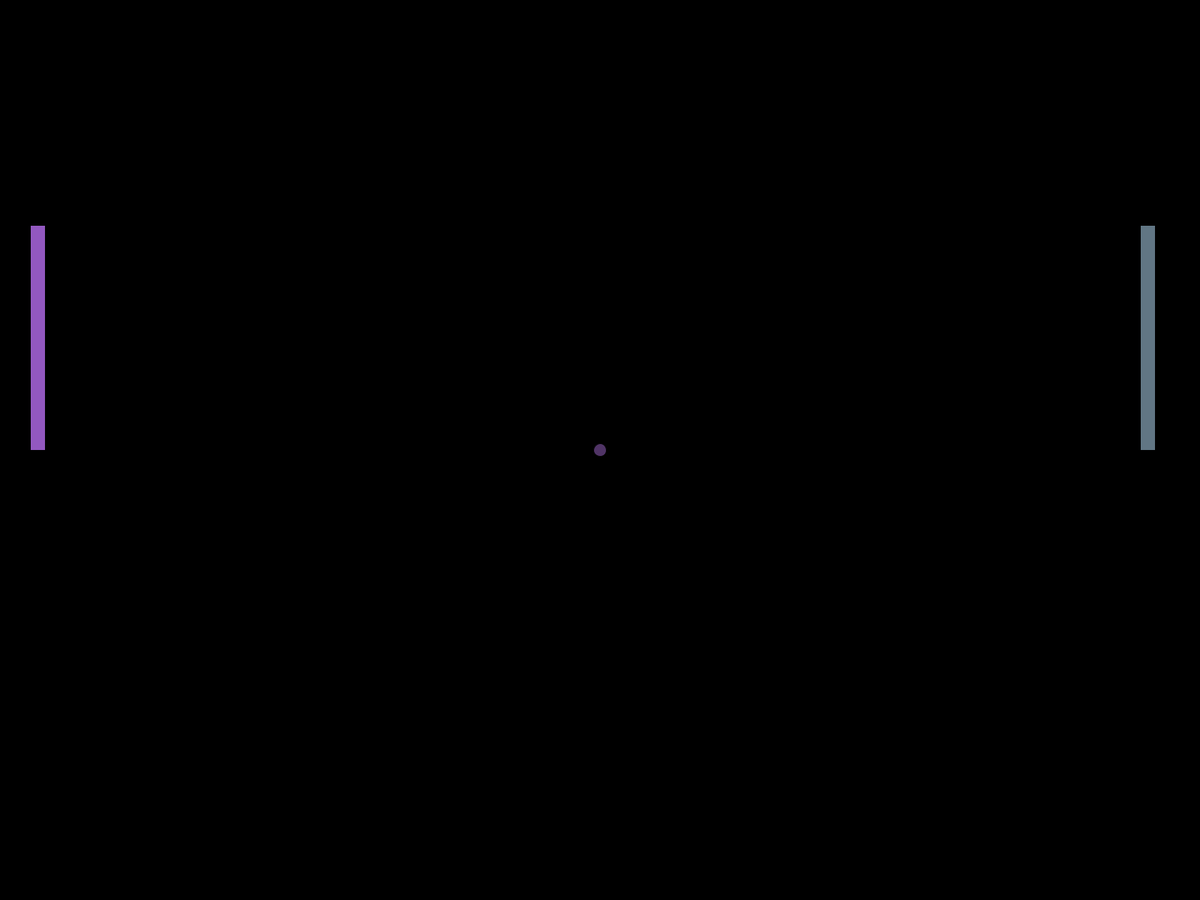
Frame 1 (no input)
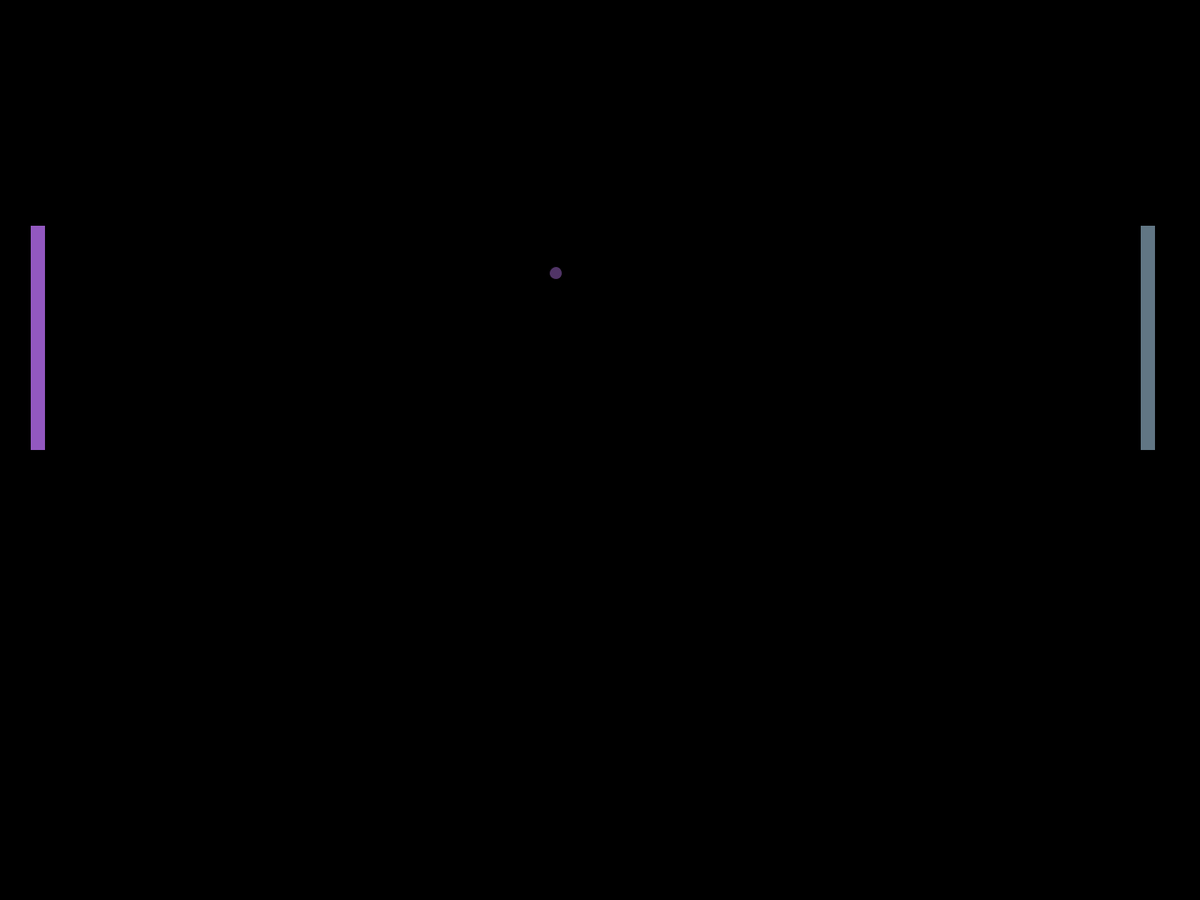
Frame 60 (the mouse pressed at the canvas centre just before this capture)
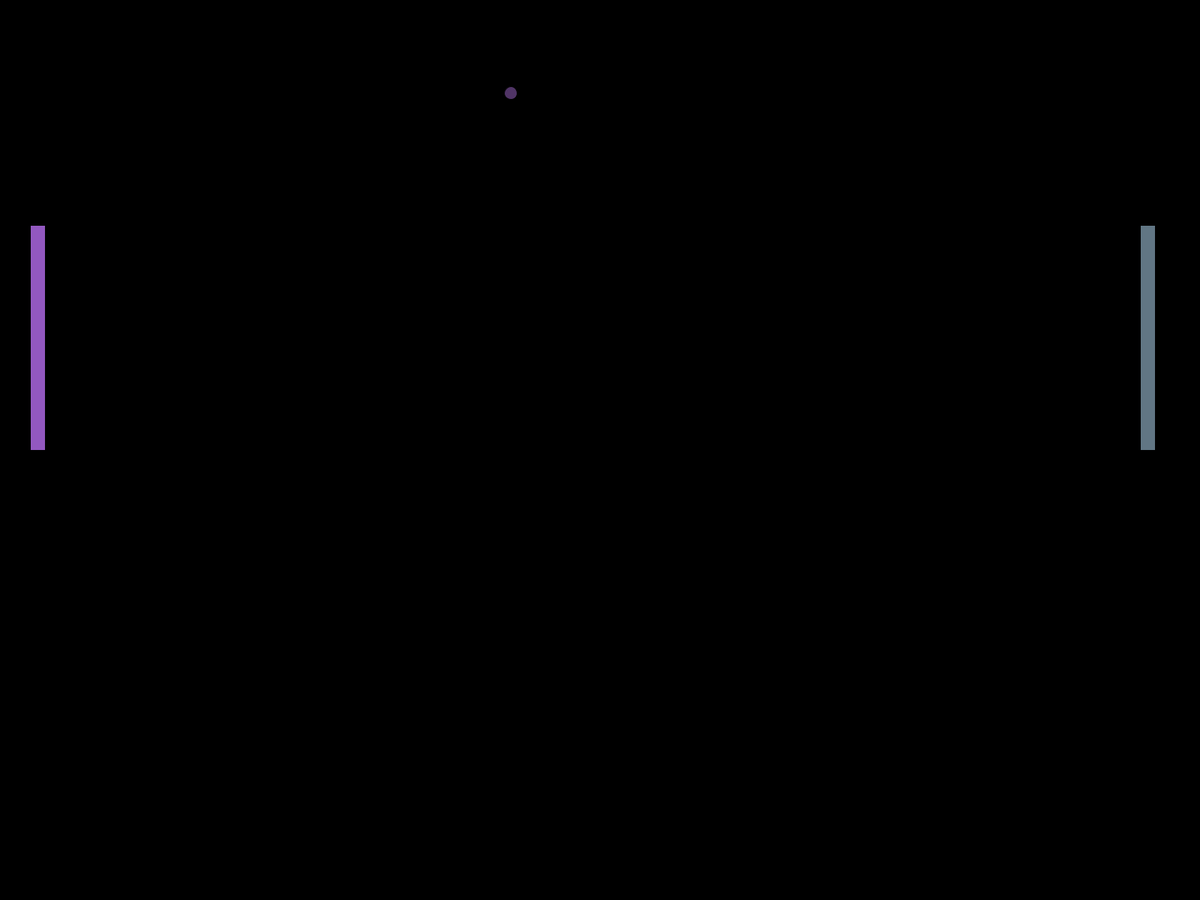
Frame 120 (the mouse held since frame 60 and released just before this capture)

The Processing sketch that drew these frames (run headless with seeded random() and noise(); from frame 60 on, the mouse is pressed at the canvas centre):

// Processing sketch: AbstractPong
// ── AbstractPong.pde
/*Note: require an object that talks to different objects
 Ball Class, change to appWidth and appHeight
 To Do: fix the color() fill() bug between Circle{} and Rectangle{}
 */
//
//Global Variables & Other Items (Classes)
ArrayList<Shape> shapes = new ArrayList<Shape>();
Boolean instructionsOn=false, screensaver = false, singleplayer = false, nightmode;
int time, base, contrast;
//
//Annonymous Class, one time object
//These numbers in new shape don't matter since I declare the object again in setup after the displayWidth is set
Shape instructions = new Shape (0, 100, 200, 300) { //These hardcoded variables are minimum display, here
  //Global Variables
  color colourDayMode, resetNightMode;
  //No Constructor Needed
  void draw() {
    fill(255); //White, not night mode compatible due to BLUE
    rect(x, y, w, h); //background for instructions menu
    fill(0);
    String instructions[] = {
  "For single player: press j (You control the left paddle)",
  "To turn off single player: press z",
  "For screen saver: press f",
  "To turn off screen saver: press z",
  "To turn on night mode: press q",
  "To turn off night mode: press e",
  "To move the left paddle up, press w",
  "To move the left paddle down, press s",
  "To move the right paddle up, press the up key",
  "To move the right paddle down, press the down key",
  "For Left Paddle Speed, Press n (hard), r (normal), g (easy)",
  "For Right Paddle Speed, Press m (hard), t (normal), h (easy)",
  "To reset game press z",
  "Click any number key beteween 1-9 if you want to add or remove balls (there is one ball by default)",
  "A point is scored by getting a point into the enemy players net, or in the case of single player mode, hitting the ball", 
  "First one to 5 points wins!!",
  "Press v to close this window. It can be reopened at any time with the k key",
  "You can also use the k key to take a break",
  "When you have three points, try clicking somewhere in the middle of the screen",
  "When you have four points try the same thing!"
};
    for(int i = 0; i < instructions.length; i++) {
      textAlign(CENTER);
      float size = (h*1/2)/instructions.length;
      textSize(size);
      text(instructions[i], displayWidth*1/2,(((y+h)/4)+size+(size*i)) );
    }
    //Text Code Here
    fill(255); //Reset White, from colours of ink
  }
  //Methods for Possible Text Drawing
  //
  //Common Metods
  void paddleBounceLeft( float x, float y, float w, float h ) {
  }
  void paddleBounceRight( float x, float y, float h ) {
  }
  float xGetter() {
    return x;
  }
  float yGetter() {
    return y;
  }
  float wGetter() {
    return w;
  }
  float hGetter() {
    return h;
  }
  color colourDayModeGetter() {
    return colourDayMode;
  }
  color resetNightModeGetter() {
    return resetNightMode;
  }
}
; //Necessary Code
//
void setup()
{
  fullScreen(); //fullScreen(); //displayWidth, displayHeight
  display(); //Landscape manditory
  //
  //Local Variables & Object Setup
  //
  //Instructions, Features, and Hints for Easter Eggs
  time = hour();
  if(time < 8 || time > 18) nightmode = true;
  else nightmode = false;
  shapes.add(instructions); //Elememt 0
  // Redefine instruction location now that fullscreen has been called.
  shapes.get(0).x = displayWidth*3/40;
  shapes.get(0).y = displayHeight*3/40;
  shapes.get(0).w = displayWidth*35/40;
  shapes.get(0).h = displayHeight*35/40;
  //Paddles and Ball
  int yDiameter;
  int xDiameter = yDiameter = appWidth*1/90;
  int rectWidth = appWidth*1/80;
  int rectHeight = appHeight*1/4;
  int colourDayRectLeft = color(int( random(50, 200) ), int( random(50, 200) ), int( random(50, 200) ));
  int colourNightRectLeft = color(int( random(50, 200) ), int( random(50, 200) ), int( random(0) ));
  int colourDayRectRight = color(int( random(50, 200) ), int( random(50, 200) ), int( random(50, 200) ));
  int colourNightRectRight = color(int( random(50, 200) ), int( random(50, 200) ), int( random(0) ));
  int colourDayBall = color(int( random(50, 200) ), int( random(50, 200) ), int( random(50, 200) ));
  int colourNightBall = color(int( random(50, 200) ), int( random(50, 200) ), int( random(0) ));
  Rectangle rHexLeft = new Rectangle(appWidth*1/40, appHeight*1/4, rectWidth, rectHeight, colourDayRectLeft, colourNightRectLeft);
  Rectangle rHexRight = new Rectangle(appWidth*38/40, appHeight*1/4, rectWidth, rectHeight, colourDayRectRight, colourNightRectRight);
  Rectangle lBoard = new Rectangle(appWidth/5, 0, appWidth/10, appHeight/10, 0, 255);
  Rectangle rBoard = new Rectangle(appWidth*3/5, 0, appWidth/10, appHeight/10, 0, 255);
  Circle cHex = new Circle(appWidth*1/2, appHeight*1/2, xDiameter, yDiameter, colourDayBall, colourNightBall);
  //
  //Shapes Global Variable, Shapes will not change
  shapes.add(rHexLeft); //Element 1, Left Paddle
  shapes.add(rHexRight); //Element 2, Right Paddle
  shapes.add(lBoard);
  shapes.add(rBoard);
  shapes.add(cHex); //Element 3, Pong BALL
  //
  //Reminder: all local objects are deleted, "Garbage Heap Collected"
}//End setup
//
void draw() {
  background(0);
  //
  int instructionElement = 0;
  int paddleLeftElement = 1;
  int paddleRightElement = 2;
  int ballElement = 5;
  //If nightmode is true, background is black, and foreground (text and lines) is white
  if (nightmode == true) {
    base = 0;
    contrast = 255;
  }
  //If nightmode is true, background is white, and foreground (text and lines) is black
  else {
    base = 255;
    contrast = 0;
  }
  //
  if ( instructionsOn==true ) shapes.get(instructionElement).draw(); //Annonymous Class
  //
  //Arithmetic
  if ( instructionsOn==false ) {
    shapes.get(ballElement).paddleBounceLeft( shapes.get(paddleLeftElement).xGetter(), shapes.get(paddleLeftElement).yGetter(), shapes.get(paddleLeftElement).wGetter(), shapes.get(paddleLeftElement).hGetter() );
    shapes.get(ballElement).paddleBounceRight( shapes.get(paddleRightElement).xGetter(), shapes.get(paddleRightElement).yGetter(), shapes.get(paddleRightElement).hGetter() );
    //Drawing where tokens should be
    /*for ( Shape s : shapes ) {
     s.draw();
     }
     */
    //Screensaver functional 
    if(screensaver == true) {
      shapes.get(paddleLeftElement).y = shapes.get(ballElement).y - shapes.get(paddleLeftElement).h/2;
      shapes.get(paddleRightElement).y = shapes.get(ballElement).y - shapes.get(paddleLeftElement).h/2;    
    }
    if(singleplayer == true) {
      shapes.get(paddleRightElement).y = shapes.get(ballElement).y - shapes.get(paddleLeftElement).h/2;
    }
    //Note: repeats basic FOR-Each like belowss
    for ( int i=1; i<shapes.size(); i++ ) {
      shapes.get(i).draw();
      //println("here", i);
    }

  }//End instructionsOn==false
  //
}//End draw
//
void keyPressed()
{
  int paddleLeftElement = 1;
  int paddleRightElement = 2;
  //Instructions: Instructions, Features, and Hints for Easter Eggs

  if ( key == CODED && key == 'I' || key == 'i' ) {
    if ( instructionsOn==true ) {
      instructionsOn=false;
    } else {
      instructionsOn=true;
    }
  }//End instructions
  //Note: .remove & .add combined in .set
  //
  //Left Paddle
  //Note: shapes.get(paddleLeftElement).movePaddleUp()
  if ( key == CODED && key == 'W' || key == 'w' ) {
    //shapes.get(paddleLeftElement)'
    // Create a new element
    Rectangle paddleLeft = new Rectangle (shapes.get(paddleLeftElement).xGetter(), shapes.get(paddleLeftElement).yGetter(), shapes.get(paddleLeftElement).wGetter(), shapes.get(paddleLeftElement).hGetter(), shapes.get(paddleLeftElement).colourDayModeGetter(), shapes.get(paddleLeftElement).resetNightModeGetter());
    // Call movement to the element
    paddleLeft.movePaddleUP(); //Changes the y-variable, compared to shapes.get(paddleLeftElement)
    // Add element to shapes
    shapes.set(paddleLeftElement, paddleLeft);
  }//End W Key
  if ( key == CODED && key == 'S' || key == 's' ) {
    Rectangle paddleLeft = new Rectangle (shapes.get(paddleLeftElement).xGetter(), shapes.get(paddleLeftElement).yGetter(), shapes.get(paddleLeftElement).wGetter(), shapes.get(paddleLeftElement).hGetter(), shapes.get(paddleLeftElement).colourDayModeGetter(), shapes.get(paddleLeftElement).resetNightModeGetter());
    paddleLeft.movePaddleDOWN(); //Changes the y-variable, compared to shapes.get(paddleLeftElement)
    shapes.set(paddleLeftElement, paddleLeft);
  }//End S Key
  if ( key == CODED && key == 'D' || key == 'd' ) {
    Rectangle paddleLeft = new Rectangle (shapes.get(paddleLeftElement).xGetter(), shapes.get(paddleLeftElement).yGetter(), shapes.get(paddleLeftElement).wGetter(), shapes.get(paddleLeftElement).hGetter(), shapes.get(paddleLeftElement).colourDayModeGetter(), shapes.get(paddleLeftElement).resetNightModeGetter());
    paddleLeft.movePaddleSTOP(); //Changes the y-variable, compared to shapes.get(paddleLeftElement)
    shapes.set(paddleLeftElement, paddleLeft);
  }//End D Key
  //
  //Right Paddle
  if ( key == CODED && keyCode == UP ) {
    Rectangle paddleRight = new Rectangle (shapes.get(paddleRightElement).xGetter(), shapes.get(paddleRightElement).yGetter(), shapes.get(paddleRightElement).wGetter(), shapes.get(paddleRightElement).hGetter(), shapes.get(paddleRightElement).colourDayModeGetter(), shapes.get(paddleRightElement).resetNightModeGetter());
    paddleRight.movePaddleUP(); //Changes the y-variable, compared to shapes.get(paddleRightElement)
    shapes.set(paddleRightElement, paddleRight);
  }//End UP Key
  if ( key == CODED && keyCode == DOWN ) {
    Rectangle paddleRight = new Rectangle (shapes.get(paddleRightElement).xGetter(), shapes.get(paddleRightElement).yGetter(), shapes.get(paddleRightElement).wGetter(), shapes.get(paddleRightElement).hGetter(), shapes.get(paddleRightElement).colourDayModeGetter(), shapes.get(paddleRightElement).resetNightModeGetter());
    paddleRight.movePaddleDOWN(); //Changes the y-variable, compared to shapes.get(paddleRightElement)
    shapes.set(paddleRightElement, paddleRight);
  }//End DOWN Key
  if ( key == CODED && keyCode == LEFT ) {
    Rectangle paddleRight = new Rectangle (shapes.get(paddleRightElement).xGetter(), shapes.get(paddleRightElement).yGetter(), shapes.get(paddleRightElement).wGetter(), shapes.get(paddleRightElement).hGetter(), shapes.get(paddleRightElement).colourDayModeGetter(), shapes.get(paddleRightElement).resetNightModeGetter());
    paddleRight.movePaddleSTOP(); //Changes the y-variable, compared to shapes.get(paddleRightElement)
    shapes.set(paddleRightElement, paddleRight);
  }//End LEFT Key
  //
  if(key == 'f' || key == 'F') screensaver = true;
  if(key == 'j' || key == 'J') singleplayer = true;
  if(key == 'q' || key == 'Q') nightmode = true;
}//End keyPressed
//
/*
void mousePressed() {
  //Note, trigger: this trigger will work anytime, actual trigger should be after celebration is complete
  //Be creative on your Pong BALL Triggers (i.e. add score +1 = number of new BALLs in play)
  int ballElement = 3;
  shapes.remove(ballElement); //Ball Element
  //
  //Copy and Pasting local variables is not best practice
  //Use for this lesson on leveraging local variables in garbage collection
  int yDiameter;
  int xDiameter = yDiameter = appWidth*1/90;
  int colourDayBall = color(int( random(50, 200) ), int( random(50, 200) ), int( random(50, 200) ));
  int colourNightBall = color(int( random(50, 200) ), int( random(50, 200) ), int( random(0) ));
  Circle cHex = new Circle(appWidth*1/2, appHeight*1/2, xDiameter, yDiameter, colourDayBall, colourNightBall);
  //
  shapes.add(ballElement, cHex); //Replace BALL Element Hardcoded into void draw()
  //
}//End mousePressed
//
*/
//End MAIN (Driver) Program

// ── Circle.pde
class Circle extends Shape {
  //Global Variables
  color colourDayMode, resetNightMode;
  float ballSpeedX, ballSpeedY, directionX=0, directionY=0, ballMoveX, ballMoveY;
  Boolean ballXGoal;
  //
  //Constructor
  Circle(float x, float y, float w, float h, color colourDayParameter, color resetNightParameter) {
    super(x, y, w, h);
    this.colourDayMode = colourDayParameter;
    this.resetNightMode = resetNightParameter;
    this.ballSpeedX = ballRandomChooser(); //Best practice
    this.ballSpeedY = ballRandomChooser(); 
    while ( directionX == 0 ) {
      this.directionX = int (random (-2, 2) );
    }//End WHILE
    while ( directionY == 0 ) {
      this.directionY = int (random (-2, 2) );
      this.ballXGoal = false;
    }
  }//End Constructor
  //
  //Methods
  void draw() {
    fill(colourDayMode);
    ellipse(x, y, w, h);
    fill(resetNightMode);
    ballPlay();
  }//End draw
  //
  int ballRandomChooser() {
    return int( random (1, 5) );
  }//End ballRandomChooser
  //
  void ballPlay() {
    //Scoring on Left and Right Goals, resetting variables to decrease system resourses
    if ( x < (width*0)+w || x > width - w) { //Net Detection
      ballXGoal = true;
      if (x < (width*0)+w ) { //Goal for left player
        x = (width*0)+(w/4);
        y = y; //Variable becomes "final" here
      }
      if ( x > width - w ) { //Goal for right player
        x = (width)-(w/4);
        y = y; //Variable becomes "final" here
      }
    } //End Net Detection
    //
    //Top and Bottom Boundary Bounce, accounting for increased ball movement per "step"
    // Bounce of Top and Bottom: bounce is a range and we move the ball if out-of-bounds
    if ( (y >= height*0 && y <= height*0+w) || ( y <= height && y >= height-w ) ) directionY =  directionY * (-1);
    if ( y < 0 || y > height ) {
      directionY =  directionY * (-1);
      if (y < 0) y = height*0 - (w/2);
      if (y > height) y = height - (w/2);
    }
    //
    //Ball "Step"
    if (ballXGoal == true) { //EMPTY IF to skip ball arithmetic, when score happens
    } else {
      ballMoveX = ballSpeedX*directionX;
      ballMoveY = ballSpeedY*directionY;
      x += ballMoveX;
      y += ballMoveY;
    }
  }//End ballPlay()
  //
  //Getters
  float xGetter() {
    return x;
  }
  float yGetter() {
    return y;
  }
  float wGetter() {
    return w;
  }
  float hGetter() {
    return h;
  }
  color colourDayModeGetter() {
    return colourDayMode;
  }
  color resetNightModeGetter() {
    return resetNightMode;
  }
  //
  //Setters
  //My bouce algorithm is better than what is shown in the class
  //because it has a greater than and a less than
  //With the algorithm used in class, it is possible to cause the ball to get stuck behind the paddle
  //If the ball is moving at a high speed from the upwards angle.
  // Also my algorithm fixes a bug
  //Where sometimes the ball floats through the top of the paddle. 
  void paddleBounceLeft(float paddleX, float paddleY, float paddleWidth, float paddleHeight) {
    if (x >= paddleX+paddleWidth && x<=paddleX+paddleWidth+w*1/2 && y >= paddleY-w*1/2 && y <= paddleY+paddleHeight) directionX *= -1;
  }
  void paddleBounceRight(float paddleX, float paddleY, float paddleHeight) {
    if (x <= paddleX && x >= paddleX-w*1/2 && y >= paddleY-w*1/2 && y <= paddleY+paddleHeight) directionX *= -1;
  }
  //
  
}//End Circle

// ── Display.pde
int appWidth , appHeight ;
//
void display() {
  //Display Orientation: Landscape, not portrait nor square (sort of)
  println(width, height, displayWidth, displayHeight);
  appWidth = width; //Reminder: ensure Global Variable once DISPLAY() is function
  appHeight = height;
  String ls="Landscape", p="portrait", DO="Display Orientation", instruct="Bru, turn your phun";
  String orientation = ( appWidth >= appHeight ) ? ls : p ; // Ternary Operator, repeats IF-ELSE Structure
  //Simply break APP, develop algorithm to fix app even if user makes a mistake
  if ( orientation==ls ) { 
    println("Good to Go");
  } else { //Break our app if not landscape
    println(instruct); //Should be to the CANVAS
    appWidth *= 0; //appWidth = appWidth *0
    appHeight *= 0;
  }//End Diplay Orientation
  //
}//End display

// ── Rectangle.pde
class Rectangle extends Shape {
  //Global Variables
  color colourDayMode, resetNightMode;
  int yMove;
  Boolean moveUP, moveDOWN;
  //
  //Constructor
  Rectangle(float x, float y, float w, float h, color colourDayParameter, color resetNightParameter) {
    super(x, y, w, h);
    this.colourDayMode = colourDayParameter;
    this.resetNightMode = resetNightParameter;
    this.yMove = 5; //currently not configurable (i.e ! this.) , but should be
    this.moveUP = false;
    this.moveDOWN = false;
  }//End Constructor

  //
  //Methods
  void draw() {
    if (moveUP==true) y-=yMove;
    if (moveDOWN==true) y+=yMove;
    if (y<=height*0) y = height*0;
    if (y>=height-h) y = height-h;
    fill(colourDayMode);
    rect(x, y, w, h);
    fill(resetNightMode);
  }//End draw
  //
  float xGetter() {
    return x;
  }
  float yGetter() {
    return y;
  }
  float wGetter() {
    return w;
  }
  float hGetter() {
    return h;
  }
  color colourDayModeGetter() {
    return colourDayMode;
  }
  color resetNightModeGetter() {
    return resetNightMode;
  }
  //
  //Setters
  void movePaddleUP() {
    moveUP=true;
    moveDOWN=false;
  }//End movePaddleUP
  void movePaddleDOWN() {
    moveUP=false;
    moveDOWN=true;
  }//End movePaddleDOWN
  void movePaddleSTOP() {
    moveUP=false;
    moveDOWN=false;
  }//End movePaddleSTOP
  //
  //Common Metods
  void paddleBounceLeft(float x, float y, float w, float h) {
  }
  void paddleBounceRight(float x, float y, float h) {
  }
  //
}//End Rectangle

// ── Shape.pde
//Start of the main abstract class that everything extends from
abstract class Shape {
  // Global Variables
  float x; // x position
  float y; // y position
  float w; //width
  float h; //height
  //Constructor
  Shape(float x, float y, float w, float h) {
    // The this. means that variables can be updated later on
    this.x = x;
    this.y = y;
    this.w = w;
    this.h = h;
  }
  // End Constructor
  // Methods
  abstract void draw(); //Manditory, references extended classes
  //Note: no braces, code in extended classes
  //
  //Any other procedures common to all extended classes
  //Must be declared here, like draw();
  abstract void paddleBounceLeft( float x, float y, float w, float h );
  abstract void paddleBounceRight( float x, float y, float h );
  abstract float xGetter();
  abstract float yGetter();
  abstract float wGetter();
  abstract float hGetter();
  abstract color colourDayModeGetter();
  abstract color resetNightModeGetter();
  //
}//End Shape
